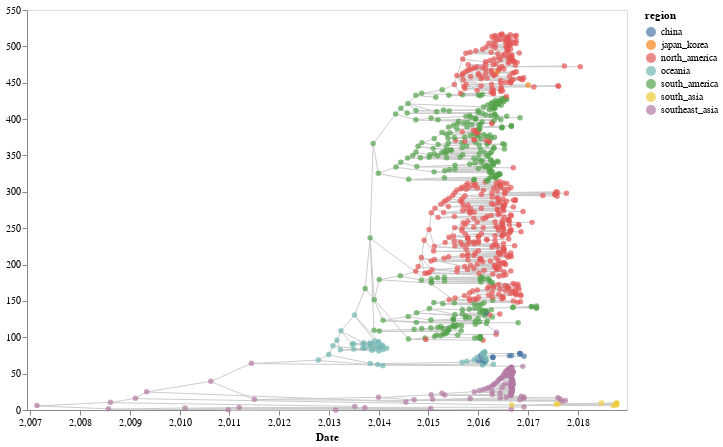

The notebook cell saved with this chart:
### Code cell
base = alt.Chart(node_df)

tips = base.mark_circle().encode(
    x=alt.X(
        "date:Q",
        scale=alt.Scale(domain=(node_df["date"].min() - 0.2, node_df["date"].max() + 0.2)),
        axis=alt.Axis(grid=False),
        title="Date",
    ),
    y=alt.Y(
        "y:Q",
        title="",
        axis=alt.Axis(grid=False),
    ),
    color="region:N",
    tooltip=["name:N", "region:N", "date:Q"]
)
lines = base.mark_line().encode(
    x=alt.X("parent_date:Q", scale=alt.Scale(domain=(node_df["date"].min() - 0.2, node_df["date"].max() + 0.2))),
    x2="date:Q",
    y="parent_y:Q",
    y2="y:Q",
    color=alt.ColorValue("#cccccc")
)
tree = (lines + tips).properties(
    width=600,
    height=400
)

### Figure 1 — Vega-Lite specification as saved in the notebook (floating-point values rounded to 4 significant figures; data arrays with more than 128 entries replaced by an {"elided": "..."} marker saying what was removed)
{"$schema": "https://vega.github.io/schema/vega-lite/v3.3.0.json", "config": {"mark": {"tooltip": null}, "view": {"height": 300, "width": 400}}, "data": {"name": "data-7ccd24067462afe5d23529401b05031e"}, "datasets": {"data-7ccd24067462afe5d23529401b05031e": {"elided": "940 records"}}, "height": 400, "layer": [{"encoding": {"color": {"value": "#cccccc"}, "x": {"field": "parent_date", "scale": {"domain": [2007.0, 2019.0]}, "type": "quantitative"}, "x2": {"field": "date"}, "y": {"field": "parent_y", "type": "quantitative"}, "y2": {"field": "y"}}, "mark": "line"}, {"encoding": {"color": {"field": "region", "type": "nominal"}, "tooltip": [{"field": "name", "type": "nominal"}, {"field": "region", "type": "nominal"}, {"field": "date", "type": "quantitative"}], "x": {"axis": {"grid": false}, "field": "date", "scale": {"domain": [2007.0, 2019.0]}, "title": "Date", "type": "quantitative"}, "y": {"axis": {"grid": false}, "field": "y", "title": "", "type": "quantitative"}}, "mark": "circle"}], "width": 600}
